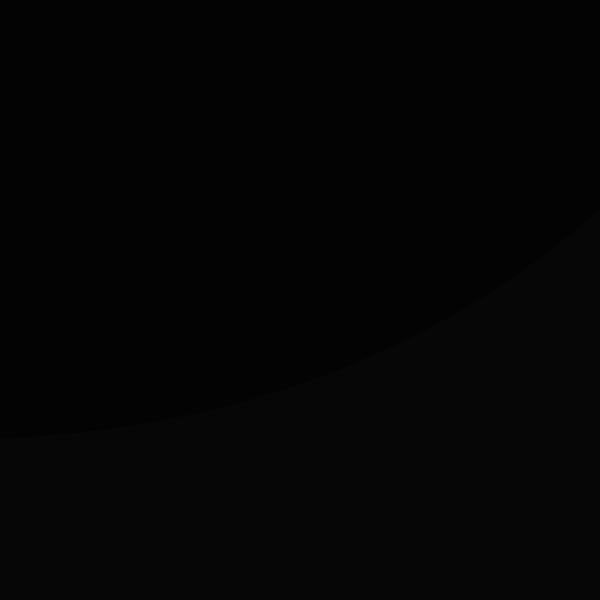
Frame 1 (no input)
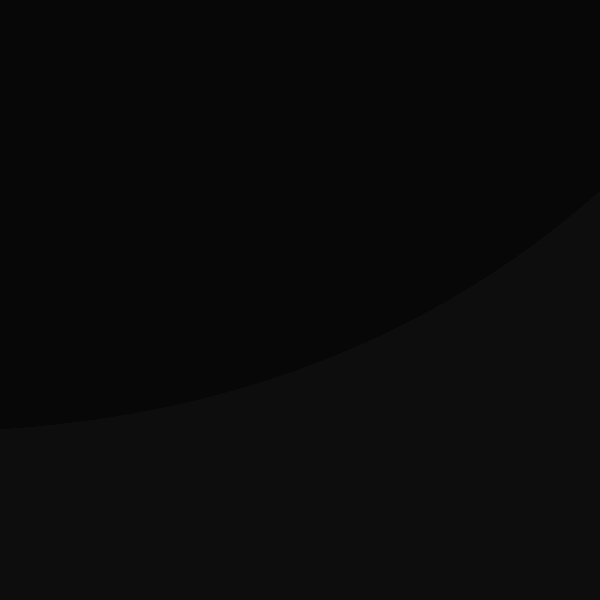
Frame 60 (no input)
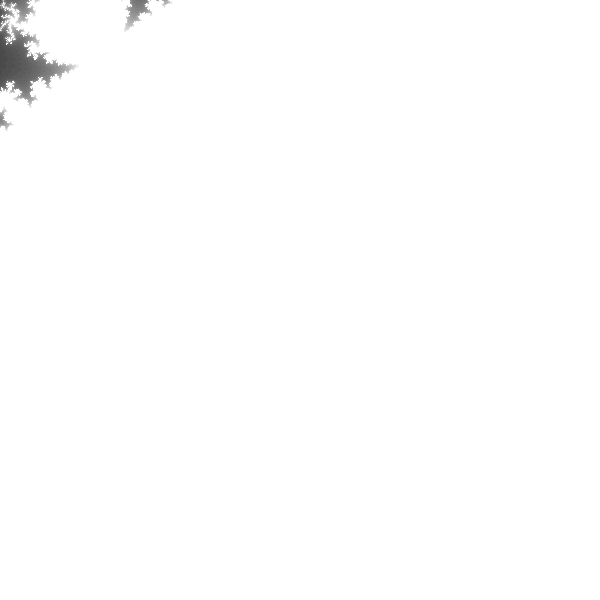
Frame 120 (the mouse pressed at the canvas centre since frame 60)

The p5.js sketch that drew these frames (run headless with seeded random() and noise() and a simulated clock; from frame 60 on, the mouse is pressed at the canvas centre):

// p5.js sketch
// ── sketch.js
let maxIteration = 120;
let t = 0;

function setup() {
  createCanvas(600, 600);
  pixelDensity(1);
}

function draw() {
  maxIteration = noise(t) * 120;
  t += 0.1;

  loadPixels();
  // if (maxIteration < 120) {
  //   maxIteration += 0.1;
  // }

  for (let x=0; x<width; x += 1) {
    for (let y=0; y<height; y += 1){

      let a1 = map(mouseX, 0, width, -2, 2);
      let b1 = map(mouseY, 0, width, -2, 2);

      let scale = noise(t/100);

      let a = map(x, 0, width, a1-scale, a1);
      let b = map(y, 0, height, b1-scale, b1);
      let a0 = a;
      let b0 = b;

      let n = 0;
      let z = 0;

      while(n < maxIteration) {
        let aa = a*a - b*b;
        let bb = 2 * a * b;

        a = aa +a0;
        b = bb + b0;
        if (abs(a+b) > 100) {
          break;
        }

        n++;
      }

      let bright = map(n, 0, maxIteration, 255, 0);

      // if (n === maxIteration){
      //   bright = 0;
      // }

      let pix = (x+y*width) * 4;
      pixels[pix+0] = 0;
      pixels[pix+1] = 0;
      pixels[pix+2] = 0;
      pixels[pix+3] = bright;
    }
  }
  updatePixels();

}
